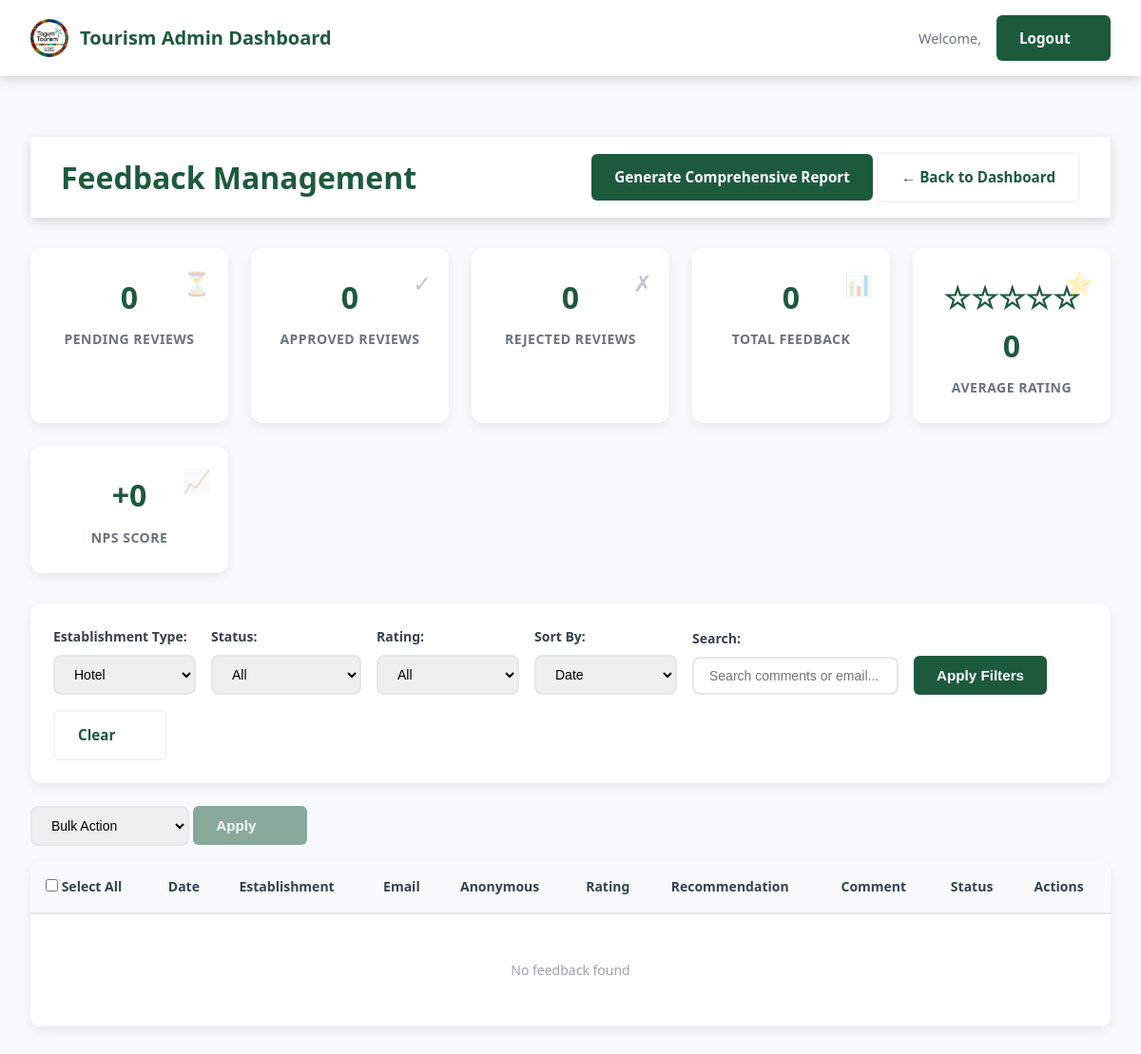
The app's page /admin/feedback-management.php?establishment_type=hotel (signed in), older data.
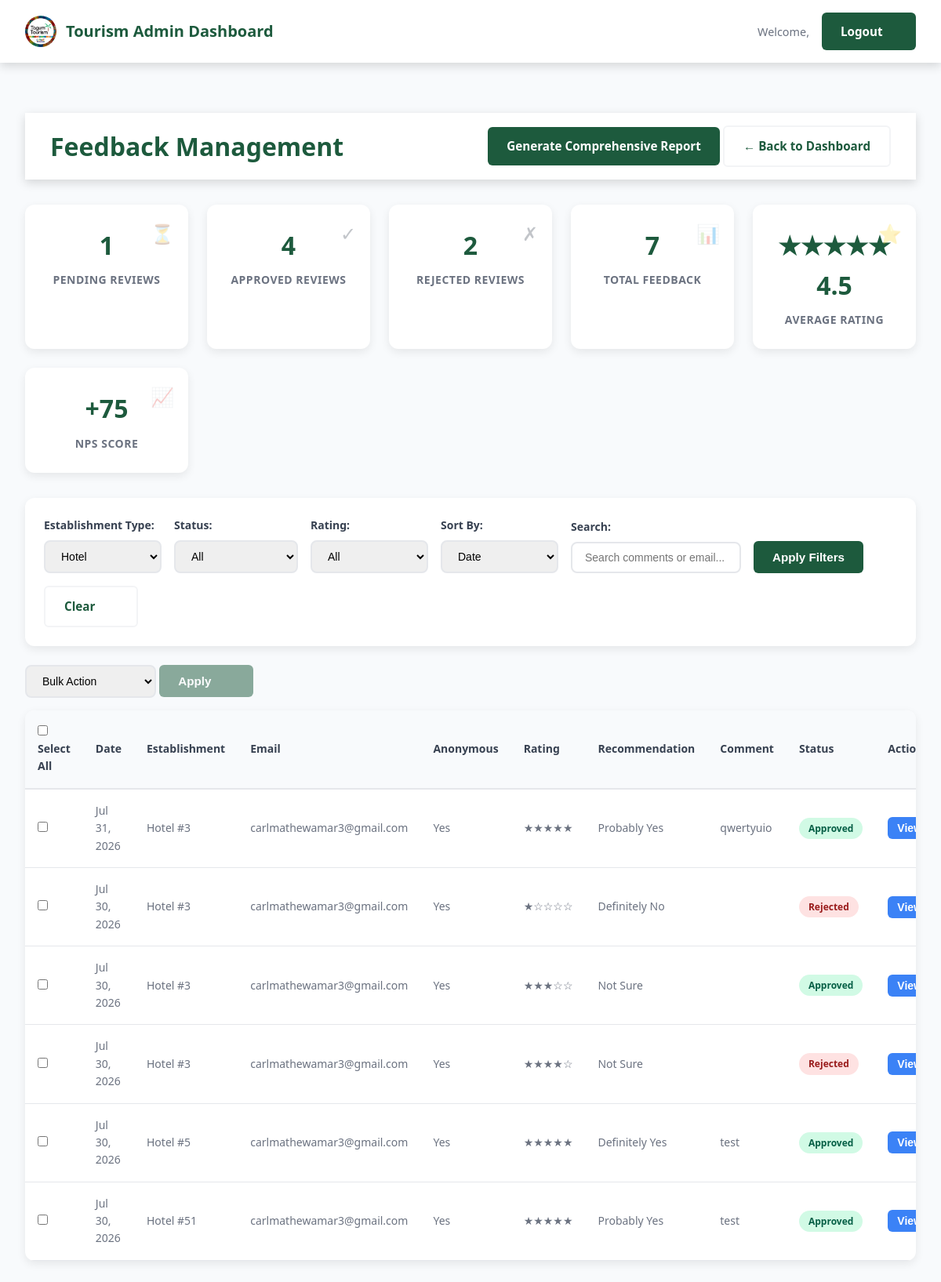
The same page, newer data.
### tables this page shows
CREATE TABLE feedback (
            id INTEGER PRIMARY KEY AUTOINCREMENT,
            establishment_type TEXT NOT NULL,
            establishment_id INTEGER NOT NULL,
            overall_rating INTEGER NOT NULL CHECK(overall_rating >= 1 AND overall_rating <= 5),
            comment TEXT,
            anonymous INTEGER DEFAULT 0,
            email TEXT NOT NULL,
            recommendation TEXT NOT NULL,
            data_privacy_consent INTEGER NOT NULL DEFAULT 0,
            status TEXT DEFAULT "Pending Review" CHECK(status IN ("Pending Review", "Approved", "Rejected")),
            moderator_notes TEXT,
            reviewed_by TEXT,
            reviewed_at TEXT,
            created_at TEXT DEFAULT CURRENT_TIMESTAMP,
            updated_at TEXT DEFAULT CURRENT_TIMESTAMP
        );

### admin/feedback-management.php (the view, shortened to what the changed rows need)
<?php
$dbFile = __DIR__ . '/../database.db';
$db = new SQLite3($dbFile);
$where = ['1=1'];
$params = [];
if (!empty($_GET['establishment_type'])) {
    $where[] = 'establishment_type = ?';
    $params[] = $_GET['establishment_type'];
}
$whereClause = implode(' AND ', $where);
$page = isset($_GET['page']) ? max(1, (int)$_GET['page']) : 1;
$perPage = 20;
$offset = ($page - 1) * $perPage;
$orderBy = 'created_at DESC';
$query = "SELECT * FROM feedback WHERE $whereClause ORDER BY $orderBy LIMIT $perPage OFFSET $offset";
$stmt = $db->prepare($query);
foreach ($params as $i => $param) {
    $stmt->bindValue($i + 1, $param);
}
$result = $stmt->execute();
$feedbackList = [];
while ($row = $result->fetchArray(SQLITE3_ASSOC)) {
    $feedbackList[] = $row;
}
$stats = [
    'Pending Review' => 0,
    'Approved' => 0,
    'Rejected' => 0,
    'total' => 0
];
$statsResult = $db->query('SELECT status, COUNT(*) as count FROM feedback GROUP BY status');
while ($row = $statsResult->fetchArray(SQLITE3_ASSOC)) {
    $stats[$row['status']] = $row['count'];
    $stats['total'] += $row['count'];
}
$avgRatingResult = $db->query('SELECT AVG(overall_rating) as avg FROM feedback WHERE status = "Approved"');
$avgRating = $avgRatingResult->fetchArray()['avg'] ?? 0;
$avgRating = round($avgRating, 1);
$npsResult = $db->query('
    SELECT
        SUM(CASE WHEN recommendation IN ("Definitely Yes", "Probably Yes") THEN 1 ELSE 0 END) as promoters,
        SUM(CASE WHEN recommendation IN ("Probably No", "Definitely No") THEN 1 ELSE 0 END) as detractors,
        COUNT(*) as total
    FROM feedback WHERE status = "Approved"
');
$npsData = $npsResult->fetchArray();
$nps = 0;
if ($npsData['total'] > 0) {
    $nps = round((($npsData['promoters'] - $npsData['detractors']) / $npsData['total']) * 100);
}
function renderStars($rating) {
    $stars = '';
    for ($i = 1; $i <= 5; $i++) {
        if ($i <= $rating) {
            $stars .= '★';
        } else {
            $stars .= '☆';
        }
    }
    return $stars;
}
function getStatusBadge($status) {
    $classes = [
        'Pending Review' => 'badge-pending',
        'Approved' => 'badge-approved',
        'Rejected' => 'badge-rejected'
    ];
    return '<span class="badge ' . ($classes[$status] ?? '') . '">' . htmlspecialchars($status) . '</span>';
}
?>
<!DOCTYPE html>
<html lang="en">
<head>
    <link rel="stylesheet" href="../css/style.css">
    <link rel="stylesheet" href="../css/admin.css">
    <link rel="stylesheet" href="../css/feedback-admin.css">
</head>
<body class="admin-body">
    <main class="admin-main">
    <div class="admin-header">
        <h1>Feedback Management</h1>
    </div>
    <div class="stats-grid">
        <div class="stat-card">
            <div class="stat-value"><?php echo $stats['Pending Review']; ?></div>
            <div class="stat-label">Pending Reviews</div>
            <div class="stat-icon">⏳</div>
        </div>
        <div class="stat-card">
            <div class="stat-value"><?php echo $stats['Approved']; ?></div>
            <div class="stat-label">Approved Reviews</div>
            <div class="stat-icon">✓</div>
        </div>
        <div class="stat-card">
            <div class="stat-value"><?php echo $stats['Rejected']; ?></div>
            <div class="stat-label">Rejected Reviews</div>
            <div class="stat-icon">✗</div>
        </div>
        <div class="stat-card">
            <div class="stat-value"><?php echo $stats['total']; ?></div>
            <div class="stat-label">Total Feedback</div>
            <div class="stat-icon">📊</div>
        </div>
        <div class="stat-card">
            <div class="stat-value"><?php echo renderStars(round($avgRating)); ?> <?php echo $avgRating; ?></div>
            <div class="stat-label">Average Rating</div>
            <div class="stat-icon">⭐</div>
        </div>
        <div class="stat-card">
            <div class="stat-value"><?php echo $nps >= 0 ? '+' : ''; ?><?php echo $nps; ?></div>
            <div class="stat-label">NPS Score</div>
            <div class="stat-icon">📈</div>
        </div>
    </div>
    <div class="feedback-table-container">
        <form method="POST" id="feedbackForm">
            <table class="feedback-table">
                <thead>
                    <tr>
                        <th><input type="checkbox" id="selectAll"> <label for="selectAll" style="cursor:pointer;">Select All</label></th>
                        <th>Date</th>
                        <th>Establishment</th>
                        <th>Email</th>
                        <th>Anonymous</th>
                        <th>Rating</th>
                        <th>Recommendation</th>
                        <th>Comment</th>
                        <th>Status</th>
                        <th>Actions</th>
                    </tr>
                </thead>
                <tbody>
                    <?php if (empty($feedbackList)): ?>
                        <tr>
                            <td colspan="10" class="no-data">No feedback found</td>
                        </tr>
                    <?php else: ?>
                        <?php foreach ($feedbackList as $feedback): ?>
                            <tr data-id="<?php echo $feedback['id']; ?>">
                                <td>
                                    <input type="checkbox" name="selected_ids[]" value="<?php echo $feedback['id']; ?>" class="row-checkbox">
                                </td>
                                <td><?php echo date('M j, Y', strtotime($feedback['created_at'])); ?></td>
                                <td>
                                    <?php echo ucfirst($feedback['establishment_type']); ?> #<?php echo $feedback['establishment_id']; ?>
                                </td>
                                <td><?php echo htmlspecialchars($feedback['email']); ?></td>
                                <td><?php echo $feedback['anonymous'] ? 'Yes' : 'No'; ?></td>
                                <td><?php echo renderStars($feedback['overall_rating']); ?></td>
                                <td><?php echo htmlspecialchars($feedback['recommendation']); ?></td>
                                <td>
                                    <div class="comment-preview">
                                        <?php echo htmlspecialchars(substr($feedback['comment'] ?? '', 0, 50)); ?>
                                    </div>
                                </td>
                                <td><?php echo getStatusBadge($feedback['status']); ?></td>
                                <td>
                                    <button type="button" class="btn btn-sm btn-view" onclick="viewFeedback(<?php echo $feedback['id']; ?>)">View</button>
                                </td>
                            </tr>
                        <?php endforeach; ?>
                    <?php endif; ?>
                </tbody>
            </table>
        </form>
    </div>
</body>
</html>

Row changes from the older to the newer data that the page shows:
added feedback: created_at "Jul 31, 2026", establishment_type "Hotel", establishment "3", email "carlmathewamar3@gmail.com", anonymous "Yes", overall_rating "★★★★★", recommendation "Probably Yes", comment "qwertyuio", status "Approved"
added feedback: created_at "Jul 30, 2026", establishment_type "Hotel", establishment "3", email "carlmathewamar3@gmail.com", anonymous "Yes", overall_rating "★☆☆☆☆", recommendation "Definitely No", status "Rejected"
added feedback: created_at "Jul 30, 2026", establishment_type "Hotel", establishment "3", email "carlmathewamar3@gmail.com", anonymous "Yes", overall_rating "★★★☆☆", recommendation "Not Sure", status "Approved"
added feedback: created_at "Jul 30, 2026", establishment_type "Hotel", establishment "3", email "carlmathewamar3@gmail.com", anonymous "Yes", overall_rating "★★★★☆", recommendation "Not Sure", status "Rejected"
added feedback: created_at "Jul 30, 2026", establishment_type "Hotel", establishment "5", email "carlmathewamar3@gmail.com", anonymous "Yes", overall_rating "★★★★★", recommendation "Definitely Yes", comment "test", status "Approved"
added feedback: created_at "Jul 30, 2026", establishment_type "Hotel", establishment "51", email "carlmathewamar3@gmail.com", anonymous "Yes", overall_rating "★★★★★", recommendation "Probably Yes", comment "test", status "Approved"
Text that changed along with them:
$stats['Pending Review']: "0" → "1"
$stats['Approved']: "0" → "4"
$stats['Rejected']: "0" → "2"
$stats['total']: "0" → "7"
renderStars(round($avgRating)): "☆☆☆☆☆" → "★★★★★"
$avgRating: "0" → "4.5"
$nps: "0" → "75"
text no longer shown: "No feedback found"
